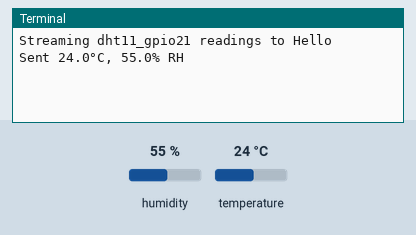
Bench run of a program on a simulated Raspberry Pi (BCM pin numbers), started with the arguments --backend-url Hello. Parts: the last lines printed to the terminal. The test bench sets the inputs (shaded band); at power-on: humidity 55 %, temperature 24 °C. The clock reads 2024-03-15 10:24:30 at power-on unless the program sets it; web requests get an empty 200 reply after 0.4 s.

Above: at 1.2 s.
1.3 s: humidity set to 22 %
At 5.0 s:
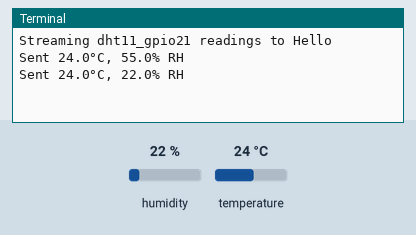
5.9 s: temperature set to 12 °C
At 8.5 s:
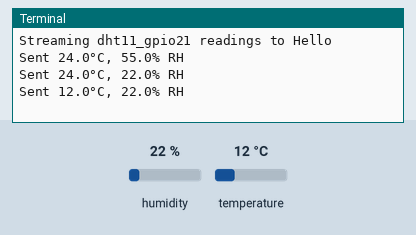
10.5 s: humidity set to 40 %
At 12.0 s:
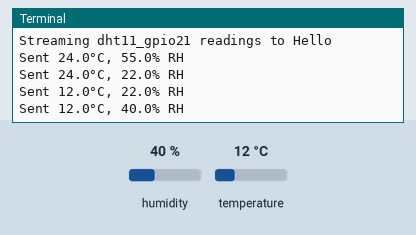
Timing chart, 0 to 13.5 s (numbered marks = the images above; inputs shaded):
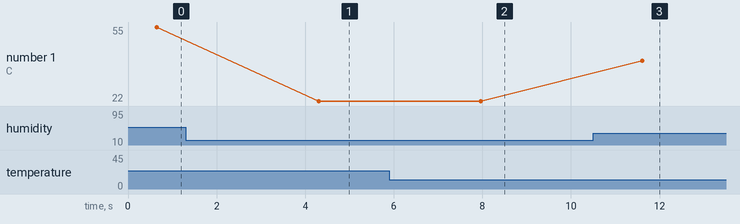

The program:

rpi.py
```python
#!/usr/bin/env python3
"""Read a DHT11 sensor on Raspberry Pi GPIO 21 and stream readings to Flask."""

import argparse
import signal
import sys
import time
from datetime import datetime, timezone, timedelta

import requests

try:
    import board
    import adafruit_dht
except ImportError as exc:
    raise SystemExit(
        "Missing Raspberry Pi DHT dependencies. Install "
        "adafruit-blinka, adafruit-circuitpython-dht, and requests."
    ) from exc


IST = timezone(timedelta(hours=5, minutes=30))
DEFAULT_INTERVAL_SECONDS = 3.0
SENSOR_ID = "dht11_gpio21"


def read_sensor(sensor):
    """Read one physical DHT11 sample, returning None if it is invalid."""
    try:
        temperature = sensor.temperature
        humidity = sensor.humidity
    except RuntimeError as exc:
        print(f"DHT read failed; no reading sent: {exc}", file=sys.stderr)
        return None
    except Exception as exc:
        print(f"DHT hardware error; no reading sent: {exc}", file=sys.stderr)
        return None

    if temperature is None or humidity is None:
        print("DHT returned an empty reading; no reading sent", file=sys.stderr)
        return None

    return {
        "temperature": float(temperature),
        "humidity": float(humidity),
        "sensor_id": SENSOR_ID,
        "timestamp": datetime.now(IST).isoformat(),
    }


def stream_readings(backend_url, interval_seconds):
    """Continuously read the sensor and POST successful samples to Flask."""
    sensor = adafruit_dht.DHT11(board.D21)
    stop_requested = False

    def request_stop(signum, frame):
        nonlocal stop_requested
        stop_requested = True

    signal.signal(signal.SIGINT, request_stop)
    signal.signal(signal.SIGTERM, request_stop)

    try:
        print(f"Streaming {SENSOR_ID} readings to {backend_url}")
        while not stop_requested:
            reading = read_sensor(sensor)
            if reading is not None:
                try:
                    response = requests.post(
                        backend_url,
                        json=reading,
                        timeout=5,
                    )
                    response.raise_for_status()
                    print(
                        f"Sent {reading['temperature']:.1f}°C, "
                        f"{reading['humidity']:.1f}% RH"
                    )
                except requests.RequestException as exc:
                    print(
                        f"Backend upload failed; reading not persisted: {exc}",
                        file=sys.stderr,
                    )

            stop_requested = stop_requested or _sleep_with_stop(
                interval_seconds,
                lambda: stop_requested,
            )
    finally:
        sensor.exit()
        print("DHT stream stopped")


def _sleep_with_stop(seconds, is_stopped):
    """Sleep in short intervals so SIGINT/SIGTERM can stop promptly."""
    deadline = time.monotonic() + seconds
    while time.monotonic() < deadline:
        if is_stopped():
            return True
        time.sleep(min(0.25, deadline - time.monotonic()))
    return is_stopped()


def main():
    parser = argparse.ArgumentParser(description=__doc__)
    parser.add_argument(
        "--backend-url",
        required=True,
        help="Full ingestion URL, e.g. http://10.70.196.238:5000/api/sensors/environment",
    )
    parser.add_argument(
        "--interval",
        type=float,
        default=DEFAULT_INTERVAL_SECONDS,
        help=f"Seconds between readings (default: {DEFAULT_INTERVAL_SECONDS})",
    )
    args = parser.parse_args()

    if args.interval <= 0:
        parser.error("--interval must be greater than zero")

    stream_readings(args.backend_url, args.interval)


if __name__ == "__main__":
    main()
```

Measured:
- after the input at 1.3 s, the terminal: prints a new line after 3.0 s (image 1)
- after the input at 5.9 s, the terminal: prints a new line after 2.1 s (image 2)
- after the input at 10.5 s, the terminal: prints a new line after 1.1 s (image 3)
- plotted number 1: 55 → 22 after the input at 1.3 s, 22 → 40 after the input at 10.5 s
